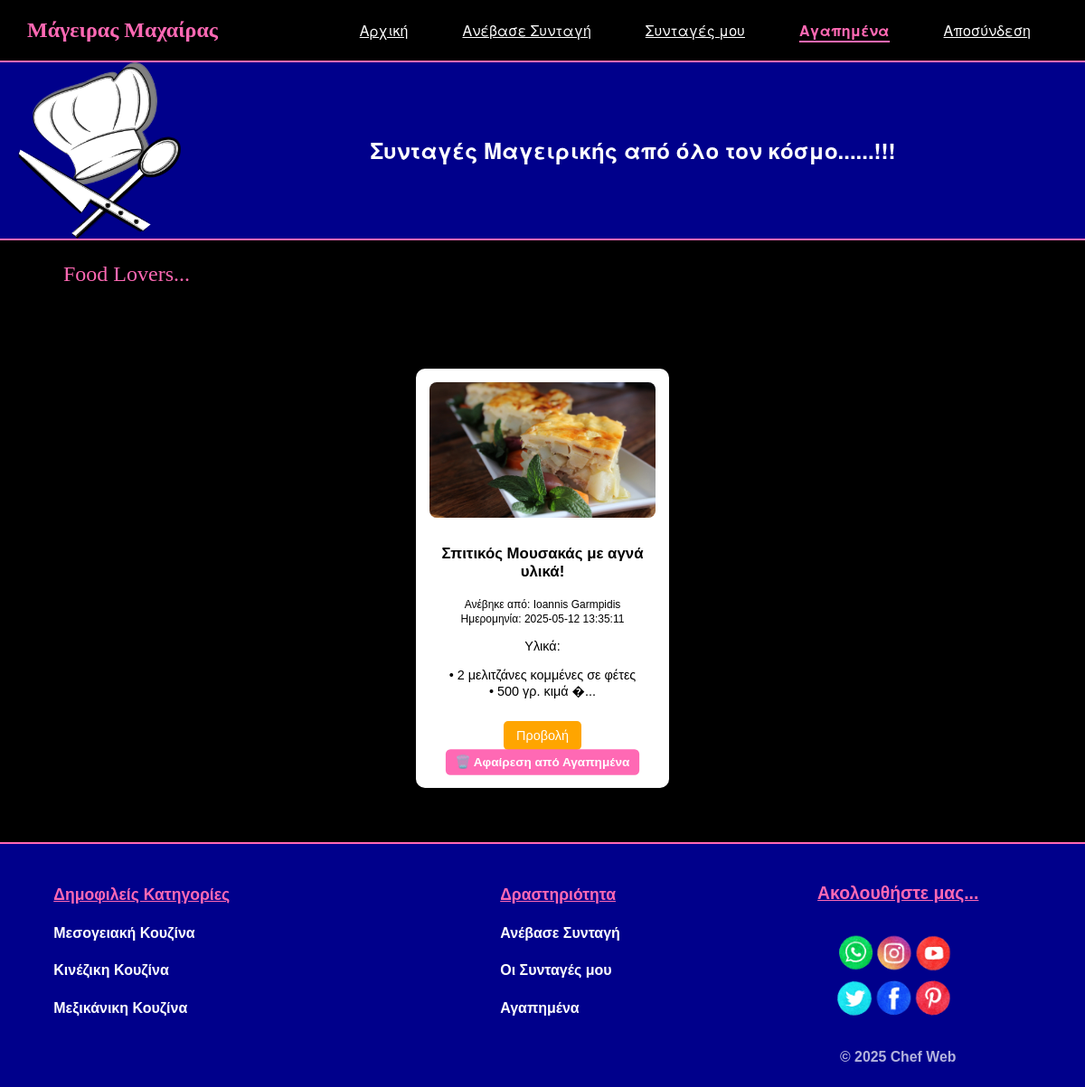
/php/favorite.php (signed in), run on the app's committed database.
### tables this page shows
CREATE TABLE `recipes` (
  `id` int(11) NOT NULL,
  `user_id` int(11) NOT NULL,
  `title` varchar(255) NOT NULL,
  `description` text NOT NULL,
  `image_path` varchar(255) DEFAULT NULL,
  `category` varchar(100) DEFAULT NULL,
  `created_at` datetime DEFAULT current_timestamp()
);

CREATE TABLE `users` (
  `id` int(11) NOT NULL,
  `firstname` varchar(100) NOT NULL,
  `lastname` varchar(100) NOT NULL,
  `email` varchar(255) NOT NULL,
  `password` varchar(255) NOT NULL,
  `created_at` datetime DEFAULT current_timestamp()
);

### php/favorite.php (the view, shortened to what this page needs)
<?php
include("db_connection.php");
$mysqli = $conn;
$user_id = $_SESSION['user_id'];
$query = "
SELECT r.id, r.title, r.description, r.image_path, r.created_at, u.firstname, u.lastname
FROM favorites f
JOIN recipes r ON f.recipe_id = r.id
JOIN users u ON r.user_id = u.id
WHERE f.user_id = ?
ORDER BY f.id DESC
";
$stmt = $mysqli->prepare($query);
$stmt->bind_param("i", $user_id);
$stmt->execute();
$result = $stmt->get_result();
?>
<!DOCTYPE html>
<html lang="el">
<head>
  <link rel="stylesheet" href="../css/style.css">
</head>
<body>
<?php include("navbar.php"); ?>
<div class="page-container">
  <h2 class="section-title">Αγαπημένες Συνταγές</h2>
  <?php if ($result->num_rows === 0): ?>
    <div class="empty-cart-message">
      Δεν υπάρχουν αγαπημένες συνταγές ακόμα!
    </div>
  <?php else: ?>
    <div class="recipe-grid">
      <?php while ($row = $result->fetch_assoc()): ?>
        <div class="recipe-card" data-id="<?php echo $row['id']; ?>">
          <img src="/ChefWeb/<?php echo htmlspecialchars($row['image_path']); ?>" alt="Εικόνα Συνταγής" class="recipe-thumb">
          <h3><?php echo htmlspecialchars($row['title']); ?></h3>
          <small>Ανέβηκε από: <?php echo htmlspecialchars($row['firstname'] . " " . $row['lastname']); ?></small><br>
          <small>Ημερομηνία: <?php echo $row['created_at']; ?></small>
          <p><?php echo nl2br(htmlspecialchars(substr($row['description'], 0, 100))) . "..."; ?></p>
          <a href="view_recipe.php?id=<?php echo $row['id']; ?>" class="btn-view">Προβολή</a>
          <button class="remove-btn saved" data-id="<?php echo $row['id']; ?>">🗑️ Αφαίρεση από Αγαπημένα</button>
        </div>
      <?php endwhile; ?>
    </div>
  <?php endif; ?>
</div>
<?php include("footer.php"); ?>
</body>
</html>

### css/style.css (style rules this page uses)
body { font-family: Arial, sans-serif; margin: 0; padding: 0; background-color: black; }
.page-container { margin-top: 15px; margin-bottom: 40px; padding: 0 20px; }
.recipe-grid { display: flex; flex-wrap: wrap; justify-content: center; gap: 30px; padding: 20px; }
.recipe-card { width: 250px; background: white; border-radius: 10px; box-shadow: 0 0 10px rgba(0,0,0,0.1); overflow: hidden; padding: 15px; text-align: center; font-size: 0.9em; }
.recipe-thumb { width: 100%; max-height: 150px; object-fit: cover; border-radius: 8px; margin-bottom: 10px; }
.btn-view { display: inline-block; margin-top: 10px; padding: 8px 14px; background: orange; color: white; border-radius: 5px; text-decoration: none; }
.remove-btn.saved { background-color: hotpink; font-weight: bold; }
.like-btn, .save-btn, .remove-btn { background-color: orange; color: white; border: none; padding: 6px 10px; font-size: 0.9em; border-radius: 5px; cursor: pointer; transition: all 0.3s ease; }
.liked, .saved { background-color: hotpink; color: white; font-weight: bold; transform: scale(1.05); }

### data on the page
recipes: image_path (picture), title "Σπιτικός Μουσακάς με αγνά υλικά!", user.lastname "Ioannis Garmpidis", created_at "2025-05-12 13:35:11", description "Υλικά: • 2 μελιτζάνες κομμένες σε φέτες • 500 γρ. κιμά �"
